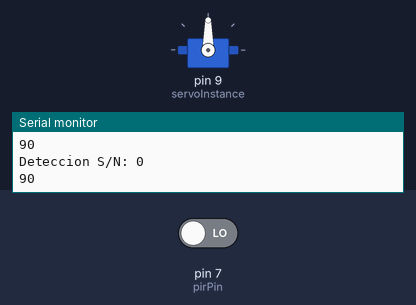
This sketch was run on a simulated Arduino Uno, built with avr-gcc and run on an emulated ATmega328P. Shown: servo, the last lines printed to the serial monitor. Inputs (shaded band) come from the test bench; at power-on: pin 7 (pirPin) LOW.

Above: at 1.5 s.
1.6 s: pin 7 (pirPin) driven HIGH
At 2.22 s:
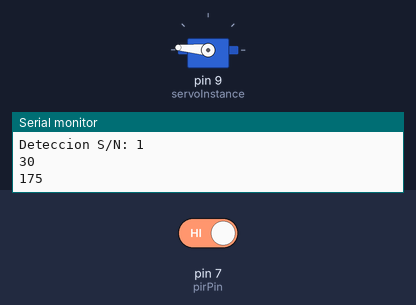
4.6 s: pin 7 (pirPin) driven LOW
At 5.37 s:
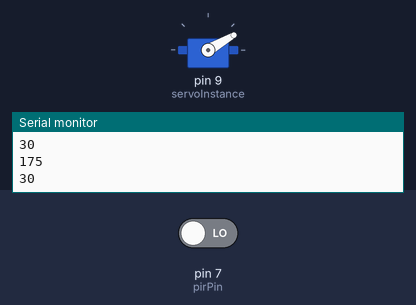
Timing chart, 0 to 7.6 s (numbered marks = the images above; inputs shaded):
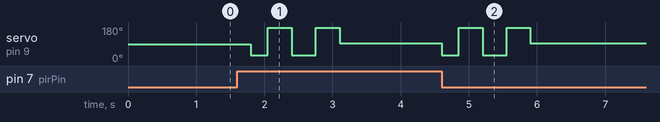

The sketch:

Un_SERVO_que_saluda.ino
```cpp
//www.elegoo.com
//2016.12.08
#include <Servo.h>

Servo servoInstance;  // create servo object to control a servo
// twelve servo objects can be created on most boards

int ang = 90;    // variable to store the servo position

int pirPin = 7; // Input for HC-S501
int mov = 0; // variable que guarda el cambio de estado del PIR

void setup() {
  servoInstance.attach(9);  // attaches the servo on pin 9 to the servo object
  pinMode(pirPin, INPUT);
  Serial.begin(9600);
}

void loop() {
  mov = digitalRead(pirPin);
  delay(50);
  if (mov == HIGH)  {
    Serial.print("Deteccion S/N: ");
    Serial.println(mov);
    ang=30;
    Serial.println(ang);
    servoInstance.write(ang);
    delay(250);
      if (ang<=1) {
        ang=1;
        delay(100);
      }
      if (ang>=180) {
        ang=180;
        delay(100);
      }
    ang=175;
    Serial.println(ang);
    servoInstance.write(ang);
    delay(350);
      if (ang<=1) {
        ang=1;
        delay(100);
      }
      if (ang>=180) {
        ang=180;
        delay(100);
      }
    ang=30;
    Serial.println(ang);
    servoInstance.write(ang);
    delay(350);
      if (ang<=1) {
        ang=1;
        delay(100);
      }
      if (ang>=180) {
        ang=180;
        delay(100);
      }
    ang=175;
    Serial.println(ang);
    servoInstance.write(ang);
    delay(350);
      if (ang<=1) {
        ang=1;
        delay(100);
      }
      if (ang>=180) {
        ang=180;
        delay(100);
      }
    ang=95;
    servoInstance.write(ang);
    delay(250);
    mov = 0;
    delay(1200);
     }
  else {
    Serial.print("Deteccion S/N: ");
    Serial.println(mov);
    Serial.println(ang);
    delay(300);
  }

}

  //for (pos = 0; pos <= 180; pos += 1) { // goes from 0 degrees to 180 degrees
    // in steps of 1 degree
   // myservo.write(pos);              // tell servo to go to position in variable 'pos'
   // delay(15);                       // waits 15ms for the servo to reach the position
  //}
  //for (pos = 180; pos >= 0; pos -= 1) { // goes from 180 degrees to 0 degrees
  //  myservo.write(pos);              // tell servo to go to position in variable 'pos'
  //  delay(15);                       // waits 15ms for the servo to reach the position
//  }
//}
```

Measured:
- after the input at 1.6 s, servo on pin 9 (servoInstance): 90° → 30° after 0.20 s, → 175° 0.25 s later, → 30° 0.35 s later, → 175° 0.35 s later, … (5 changes in this stretch)
- after the input at 4.6 s, servo on pin 9 (servoInstance): goes on until 5.9 s, then stays 95°
